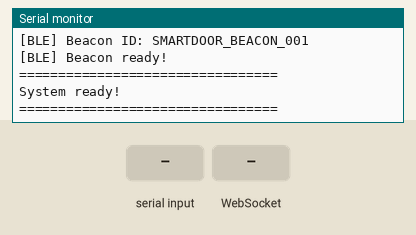
This program was run on a simulated ESP32. On the bench: the last lines printed to the serial monitor. The inputs (shaded band) are chosen by the test bench. WiFi joins after 1.5 s; servers stay silent unless stated; nothing arrives over Bluetooth unless stated; a phone connects over Bluetooth LE 3 s after start.

Above: at 3.7 s.
3.8 s: "open_door\n" received over the second serial link
At 4.8 s:
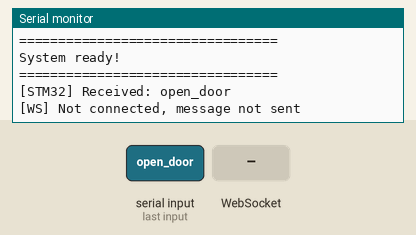
5.3 s: WebSocket text "open_door" received
At 5.47 s:
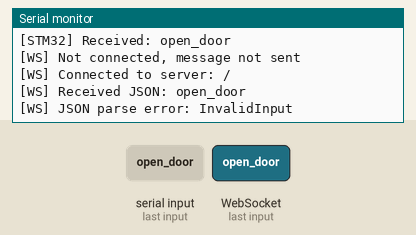
6.8 s: "deny\n" received over the second serial link
At 8.0 s:
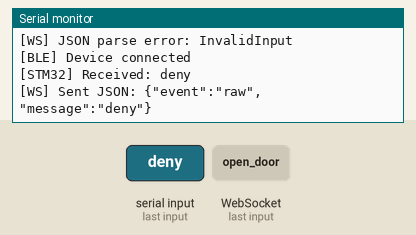
8.3 s: WebSocket text "deny" received
At 9.4 s:
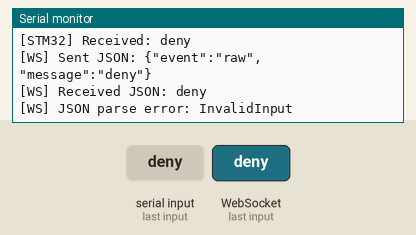
9.8 s: "close_door\n" received over the second serial link
At 10.6 s:
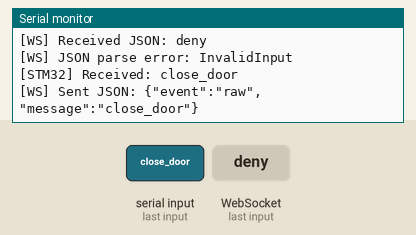
11.3 s: WebSocket text "close_door" received
At 11.7 s:
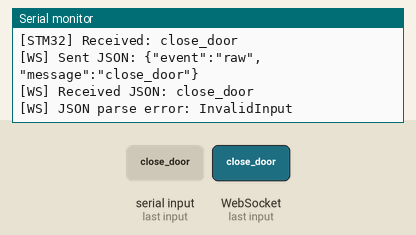

The program:

main.cpp
```cpp
#include <Arduino.h>
#include <WiFi.h>
#include <WebSocketsClient.h>
#include <ArduinoJson.h>
#include "ble_beacon.h"


// ===== WiFi Config =====
const char* WIFI_SSID = "NGUYEN TRUNG THANH";
const char* WIFI_PASS = "08082004";

// ===== Server Config =====
const char* SERVER_HOST = "192.168.0.100";  // IP of Python server
const int SERVER_PORT = 8000;
const char* DEVICE_TOKEN = "esp32-secret-token";

// ===== Serial to STM32 =====
#define STM32_RX 16  // ESP32 RX ← STM32 TX
#define STM32_TX 17  // ESP32 TX → STM32 RX

WebSocketsClient ws;
bool wsConnected = false;
unsigned long lastPingTime = 0;
unsigned long lastReconnectAttempt = 0;
const unsigned long PING_INTERVAL = 30000;
const unsigned long RECONNECT_INTERVAL = 5000;

// BLE Beacon
BLEBeacon bleBeacon;

void sendToSTM32(const char* msg) {
  Serial2.println(msg);
}

void webSocketEvent(WStype_t type, uint8_t* payload, size_t length) {
  switch (type) {
    case WStype_DISCONNECTED:
      wsConnected = false;
      Serial.println("[WS] Disconnected from server");
      break;

    case WStype_CONNECTED: {
      wsConnected = true;
      lastPingTime = millis();
      Serial.printf("[WS] Connected to server: %s\n", payload);

      // Send initial message to server
      ws.sendTXT("{\"type\":\"device_connected\",\"device\":\"esp32\"}");
      break;
    }

    case WStype_TEXT: {
      Serial.printf("[WS] Received JSON: %s\n", payload);

      // Parse JSON from server
      JsonDocument doc;
      DeserializationError error = deserializeJson(doc, payload);

      if (error) {
        Serial.printf("[WS] JSON parse error: %s\n", error.c_str());
        return;
      }

      // Convert JSON to plain text for STM32
      const char* action = doc["action"];

      Serial.printf("[WS] Action received: %s\n", action);

      if (strcmp(action, "open_door") == 0) {
        const char* name = doc["name"] | "";
        String msg = "ALLOW:" + String(name);
        sendToSTM32(msg.c_str());
        Serial.printf("[STM32] Sent: %s\n", msg.c_str());
      }
      else if (strcmp(action, "deny") == 0) {
        sendToSTM32("DENY");
        Serial.println("[STM32] Sent: DENY");
      }
      else if (strcmp(action, "close_door") == 0) {
        sendToSTM32("CLOSE");
        Serial.println("[STM32] Sent: CLOSE");
      }
      else if (strcmp(action, "system_locked") == 0) {
        sendToSTM32("LOCKED");
        Serial.println("[STM32] Sent: LOCKED");
      }
      else if (strcmp(action, "system_unlocked") == 0) {
        sendToSTM32("UNLOCKED");
        Serial.println("[STM32] Sent: UNLOCKED");
      }
      else if (strcmp(action, "update_time") == 0) {
        const char* timeStr = doc["time"] | "00:00:00";
        String msg = "TIME:" + String(timeStr);
        sendToSTM32(msg.c_str());
        Serial.printf("[STM32] Sent: %s\n", msg.c_str());
      }
      else {
        Serial.printf("[WS] Unknown action: %s\n", action);
      }
      break;
    }

    case WStype_BIN:
      Serial.printf("[WS] Binary data received, length: %u\n", length);
      break;

    case WStype_PING:
      Serial.println("[WS] Ping received from server");
      break;

    case WStype_PONG:
      Serial.println("[WS] Pong received from server");
      break;

    case WStype_ERROR:
      Serial.printf("[WS] Error: %s\n", payload);
      break;

    default:
      Serial.printf("[WS] Unknown event type: %d\n", type);
      break;
  }
}


void handleSTM32Serial() {
  if (!Serial2.available()) return;

  String line = Serial2.readStringUntil('\n');
  line.trim();
  if (line.length() == 0) return;

  Serial.printf("[STM32] Received: %s\n", line.c_str());

  // Convert STM32 plain text to JSON for server
  if (wsConnected) {
    JsonDocument doc;

    if (line.startsWith("RFID:")) {
      String uid = line.substring(5);
      doc["event"] = "card_scanned";
      doc["card_uid"] = uid;
    }
    else if (line.startsWith("PIR:")) {
      doc["event"] = "motion_detected";
    }
    else if (line.startsWith("Door:Opening")) {
      doc["event"] = "door_status";
      doc["status"] = "opening";
    }
    else if (line.startsWith("Door:Opened")) {
      doc["event"] = "door_status";
      doc["status"] = "opened";
    }
    else if (line.startsWith("Door:Closing")) {
      doc["event"] = "door_status";
      doc["status"] = "closing";
    }
    else if (line.startsWith("Door:Closed")) {
      doc["event"] = "door_status";
      doc["status"] = "closed";
    }
    else {
      // Unknown format, send as raw message
      doc["event"] = "raw";
      doc["message"] = line;
    }

    String jsonStr;
    serializeJson(doc, jsonStr);
    ws.sendTXT(jsonStr);
    Serial.printf("[WS] Sent JSON: %s\n", jsonStr.c_str());
  } else {
    Serial.println("[WS] Not connected, message not sent");
  }
}

void connectWiFi() {
  if (WiFi.status() == WL_CONNECTED) {
    return;
  }

  Serial.printf("\n[WiFi] Connecting to: %s\n", WIFI_SSID);
  WiFi.mode(WIFI_STA);
  WiFi.begin(WIFI_SSID, WIFI_PASS);

  int attempts = 0;
  while (WiFi.status() != WL_CONNECTED && attempts < 30) {
    delay(500);
    Serial.print(".");
    attempts++;
  }

  if (WiFi.status() == WL_CONNECTED) {
    Serial.printf("\n[WiFi] Connected! IP: %s\n", WiFi.localIP().toString().c_str());
    Serial.printf("[WiFi] Signal strength: %d dBm\n", WiFi.RSSI());
  } else {
    Serial.println("\n[WiFi] Connection failed!");
  }
}

void connectWebSocket() {
  Serial.println("[WS] Attempting to connect to WebSocket server...");
  Serial.printf("[WS] Server: %s:%d\n", SERVER_HOST, SERVER_PORT);

  String path = "/ws/device?token=" + String(DEVICE_TOKEN);
  Serial.printf("[WS] Path: %s\n", path.c_str());

  ws.begin(SERVER_HOST, SERVER_PORT, path.c_str());
  ws.onEvent(webSocketEvent);
  ws.setReconnectInterval(5000);
  ws.enableHeartbeat(15000, 3000, 2);

  lastReconnectAttempt = millis();
}

void setup() {
  // Debug serial
  Serial.begin(115200);
  delay(1000);

  Serial.println("\n\n=================================");
  Serial.println("SmartDoor ESP32 Gateway");
  Serial.println("=================================");

  // Serial to STM32 (115200 baud to match STM32)
  Serial2.begin(115200, SERIAL_8N1, STM32_RX, STM32_TX);
  Serial.println("[Serial] STM32 communication initialized");

  // Connect WiFi
  connectWiFi();

  // Connect WebSocket if WiFi is connected
  if (WiFi.status() == WL_CONNECTED) {
    connectWebSocket();
  } else {
    Serial.println("[ERROR] Cannot connect to WebSocket without WiFi");
  }

  // Initialize BLE Beacon
  Serial.println("[BLE] Starting BLE Beacon...");
  bleBeacon.begin("SmartDoor", "SMARTDOOR_BEACON_001");
  Serial.println("[BLE] Beacon ready!");

  Serial.println("=================================");
  Serial.println("System ready!");
  Serial.println("=================================\n");
}

void loop() {
  // Handle WebSocket
  ws.loop();

  // Handle STM32 Serial
  handleSTM32Serial();

  // Update BLE Beacon
  bleBeacon.update();

  // Send periodic ping to keep connection alive
  if (wsConnected && (millis() - lastPingTime > PING_INTERVAL)) {
    ws.sendPing();
    lastPingTime = millis();
    Serial.println("[WS] Sending ping to keep alive");
  }

  // Reconnect WiFi if disconnected
  if (WiFi.status() != WL_CONNECTED) {
    Serial.println("[WiFi] Connection lost! Reconnecting...");
    connectWiFi();

    // Reconnect WebSocket after WiFi is back
    if (WiFi.status() == WL_CONNECTED && !wsConnected) {
      connectWebSocket();
    }
  }

  // Check WebSocket connection status periodically
  if (!wsConnected && (millis() - lastReconnectAttempt > RECONNECT_INTERVAL)) {
    if (WiFi.status() == WL_CONNECTED) {
      Serial.println("[WS] Not connected. Attempting reconnect...");
      lastReconnectAttempt = millis();
    }
  }
}
```

ble_beacon.cpp
```cpp
#include "ble_beacon.h"

class MyServerCallbacks: public BLEServerCallbacks {
    void onConnect(BLEServer* pServer) {
        Serial.println("[BLE] Device connected");
    };

    void onDisconnect(BLEServer* pServer) {
        Serial.println("[BLE] Device disconnected");
        // Restart advertising
        BLEDevice::startAdvertising();
    }
};

BLEBeacon::BLEBeacon() {
    deviceConnected = false;
}

void BLEBeacon::begin(String deviceName, String id) {
    beaconId = id;

    Serial.println("[BLE] Initializing BLE Beacon...");

    // Initialize BLE
    BLEDevice::init(deviceName.c_str());

    // Create BLE Server
    pServer = BLEDevice::createServer();
    pServer->setCallbacks(new MyServerCallbacks());

    // Create BLE Service
    BLEService *pService = pServer->createService(SERVICE_UUID);

    // Create BLE Characteristic
    pCharacteristic = pService->createCharacteristic(
        CHARACTERISTIC_UUID,
        BLECharacteristic::PROPERTY_READ |
        BLECharacteristic::PROPERTY_NOTIFY
    );

    // Set beacon ID as characteristic value
    pCharacteristic->setValue(beaconId.c_str());

    // Add descriptor
    pCharacteristic->addDescriptor(new BLE2902());

    // Start service
    pService->start();

    // Start advertising
    BLEAdvertising *pAdvertising = BLEDevice::getAdvertising();
    pAdvertising->addServiceUUID(SERVICE_UUID);
    pAdvertising->setScanResponse(true);
    pAdvertising->setMinPreferred(0x06);
    pAdvertising->setMinPreferred(0x12);
    BLEDevice::startAdvertising();

    Serial.println("[BLE] Beacon started!");
    Serial.print("[BLE] Beacon ID: ");
    Serial.println(beaconId);
}

void BLEBeacon::update() {
    deviceConnected = (pServer->getConnectedCount() > 0);
}

bool BLEBeacon::isConnected() {
    return deviceConnected;
}

String BLEBeacon::getBeaconId() {
    return beaconId;
}
```

ble_beacon.h
```cpp
#ifndef BLE_BEACON_H
#define BLE_BEACON_H

#include <Arduino.h>
#include <BLEDevice.h>
#include <BLEServer.h>
#include <BLEUtils.h>
#include <BLE2902.h>

// UUID duy nhất cho cửa của bạn (thay đổi để bảo mật)
#define SERVICE_UUID        "4fafc201-1fb5-459e-8fcc-c5c9c331914b"
#define CHARACTERISTIC_UUID "beb5483e-36e1-4688-b7f5-ea07361b26a8"

class BLEBeacon {
private:
    BLEServer* pServer;
    BLECharacteristic* pCharacteristic;
    bool deviceConnected;
    String beaconId;

public:
    BLEBeacon();
    void begin(String deviceName, String beaconId);
    void update();
    bool isConnected();
    String getBeaconId();
};

#endif
```

Measured:
- after the input at 3.8 s, the serial monitor: prints a new line at once (image 1)
- after the input at 5.3 s, the serial monitor: prints a new line at once (image 2)
- after the input at 6.8 s, the serial monitor: prints a new line at once (image 3)
- after the input at 8.3 s, the serial monitor: prints a new line at once (image 4)
- after the input at 9.8 s, the serial monitor: prints a new line at once (image 5)
- after the input at 11.3 s, the serial monitor: prints a new line at once (image 6)
